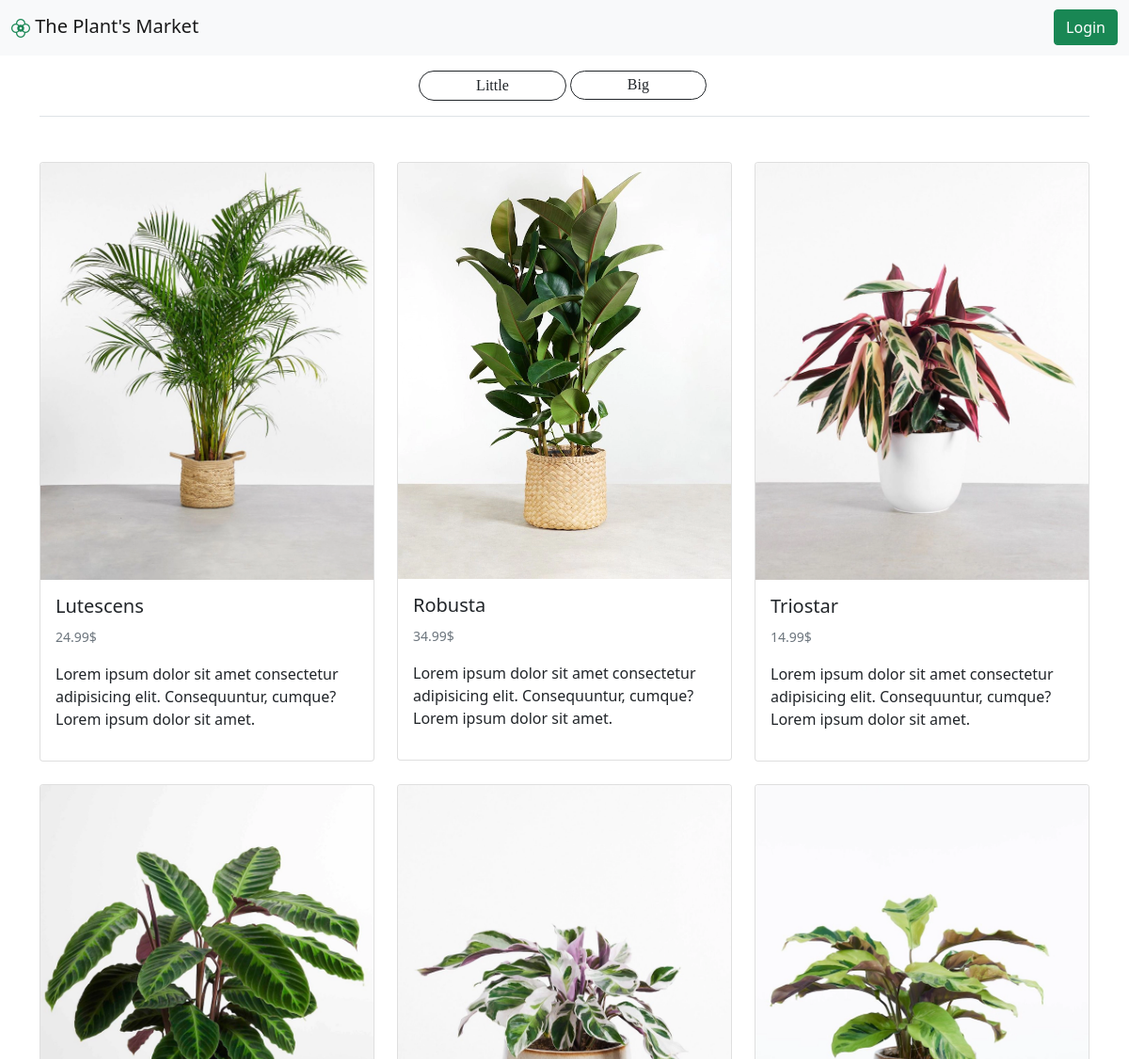
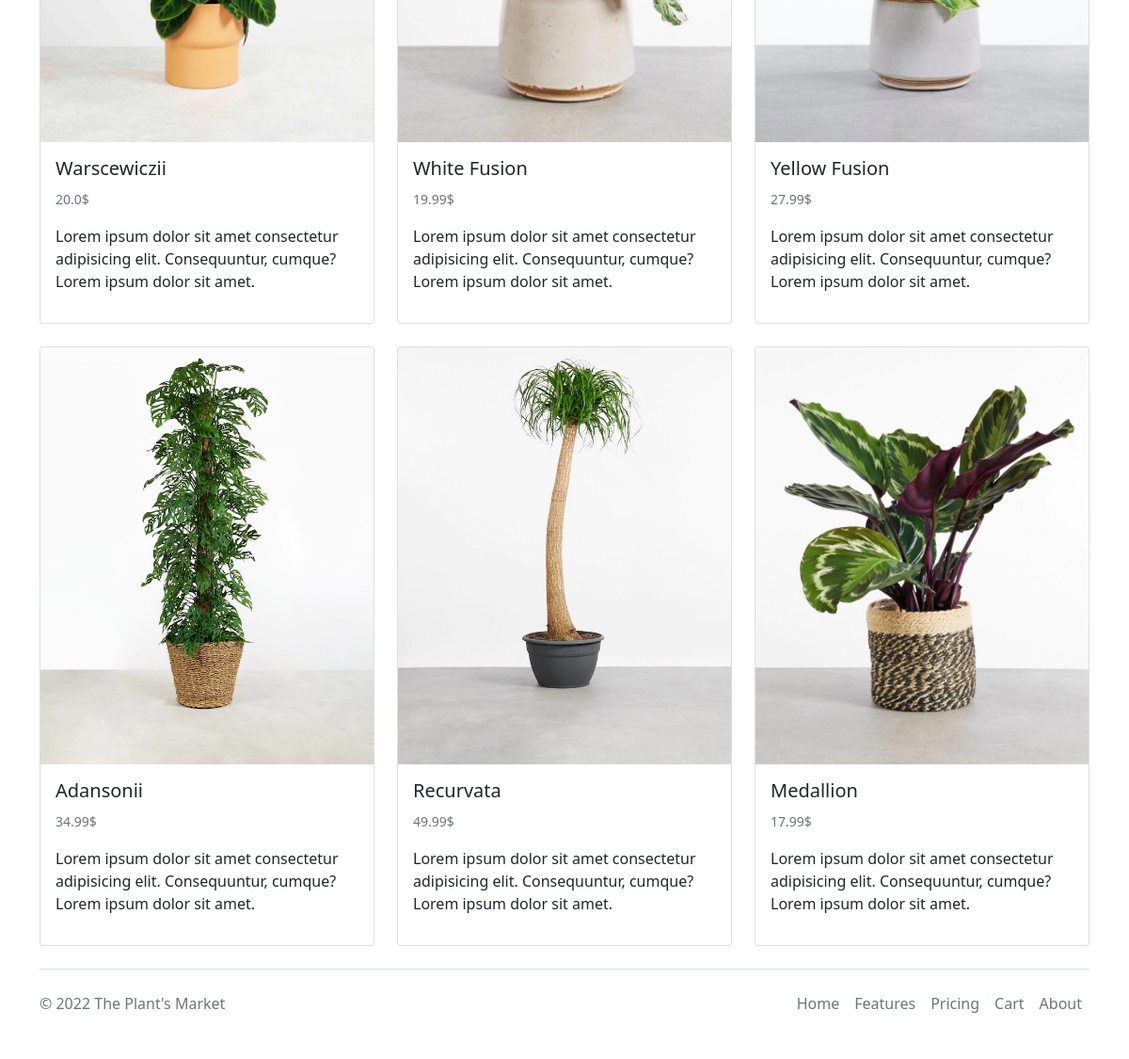
The page / on the database its author committed (2 pictures, top to bottom).
### store/models.py (models this page shows, shortened)
class Category(models.Model):
    name = models.CharField(max_length=100)
    def __str__(self):
        return f"{self.name}"

class Product(models.Model):
    name = models.CharField(max_length=128)
    slug = models.SlugField(max_length=128)
    price = models.FloatField(default=0.0)
    quantity = models.IntegerField(default=0)
    description = models.TextField(blank=True)
    picture = models.ImageField(upload_to='img', blank=False, null=True)
    category = models.ForeignKey(Category, on_delete=models.SET_NULL, null=True)
    def get_absolute_url(self):
        return reverse("product_detail", kwargs={"slug": self.slug})

### store/views.py (the view)
# urls.py: path('', index, name='index'),
def index(request):
    products = Product.objects.all()
    filters = Category.objects.all()
    if request.user.is_authenticated:
        favorites = request.user.favorite.all()
        return render(request, 'store/index.html', context={"products": products, "filters": filters, "favorites": favorites})
    return render(request, 'store/index.html', context={"products": products, "filters": filters})

### store/templates/store/index.html (shortened to what this page needs)
{% extends 'base.html' %}
{% block content %}
    <div class="container">
        {% if filters %}
            <header class="d-flex flex-wrap align-items-center justify-content-center py-3 mb-4 border-bottom">
                <ul class="nav col-auto col-md-auto mb-2 justify-content-center mb-md-0">
                    {% for filter in filters %}
                        <li><a href="{% url 'product_filters' filter %}"
                               class=" btn btn-outline-dark btn-filter rounded-pill px-2 me-1">{{ filter }}</a></li>
                    {% endfor %}
                </ul>
            </header>
        {% endif %}
        <div class="row">
            <div class="col-12">
                <div class="row">
                    {% for product in products|slice:"0:3" %}
                        <div class="col">
                            <div class="card mt-4">
                                <a href="{{ product.get_absolute_url }}">
                                    <img src="{{ product.picture.url }}" alt="{{ product.name }}" class="card-img-top">
                                </a>
                                <div class="card-body">
                                    <a class="text-dark decoration-none" href="{{ product.get_absolute_url }}">
                                        <h5 class="card-title">{{ product.name }}</h5>
                                    </a>
                                    <p class="card-text"><small class="text-muted">{{ product.price }}$</small></p>
                                    <p class="card-text">{{ product.description }}</p>
                                </div>
                            </div>
                        </div>
                    {% endfor %}
                </div>
            </div>
            <div class="col-12">
                <div class="row">
                    {% for product in products|slice:"3:6" %}
                        <div class="col">
                            <div class="card mt-4">
                                <a href="{{ product.get_absolute_url }}">
                                    <img src="{{ product.picture.url }}" alt="{{ product.name }}" class="card-img-top">
                                </a>
                                <div class="card-body">
                                    <a class="text-dark decoration-none" href="{{ product.get_absolute_url }}">
                                        <h5 class="card-title">{{ product.name }}</h5>
                                    </a>
                                    <p class="card-text"><small class="text-muted">{{ product.price }}$</small></p>
                                    <p class="card-text">{{ product.description }}</p>
                                </div>
                            </div>
                        </div>
                    {% endfor %}
                </div>
            </div>
            <div class="col-12">
                <div class="row">
                    {% for product in products|slice:"6:9" %}
                        <div class="col">
                            <div class="card mt-4">
                                <a href="{{ product.get_absolute_url }}">
                                    <img src="{{ product.picture.url }}" alt="{{ product.name }}" class="card-img-top">
                                </a>
                                <div class="card-body">
                                    <a class="text-dark decoration-none" href="{{ product.get_absolute_url }}">
                                        <h5 class="card-title">{{ product.name }}</h5>
                                    </a>
                                    <p class="card-text"><small class="text-muted">{{ product.price }}$</small></p>
                                    <p class="card-text">{{ product.description }}</p>
                                </div>
                            </div>
                        </div>
                    {% endfor %}
                </div>
            </div>
        </div>
    </div>
{% endblock %}

### store/static/css/custom.css (style rules this page uses)
.decoration-none { text-decoration: none; }
.btn-filter { text-decoration: none; padding: 2% 20%; border-radius: 25%; font-family: Poppins; padding-left: 5vmin !important; padding-right: 5vmin !important; }

### rows shown on the page
Category: name "Little"
Category: name "Big"
Product: picture (picture), name "Lutescens", price "24.99", description "Lorem ipsum dolor sit amet consectetur adipisicing elit. Consequuntur, cumque? Lorem ipsum dolor sit amet."
Product: picture (picture), name "Robusta", price "34.99", description "Lorem ipsum dolor sit amet consectetur adipisicing elit. Consequuntur, cumque? Lorem ipsum dolor sit amet."
Product: picture (picture), name "Triostar", price "14.99", description "Lorem ipsum dolor sit amet consectetur adipisicing elit. Consequuntur, cumque? Lorem ipsum dolor sit amet."
Product: picture (picture), name "Warscewiczii", price "20.0", description "Lorem ipsum dolor sit amet consectetur adipisicing elit. Consequuntur, cumque? Lorem ipsum dolor sit amet."
Product: picture (picture), name "White Fusion", price "19.99", description "Lorem ipsum dolor sit amet consectetur adipisicing elit. Consequuntur, cumque? Lorem ipsum dolor sit amet."
Product: picture (picture), name "Yellow Fusion", price "27.99", description "Lorem ipsum dolor sit amet consectetur adipisicing elit. Consequuntur, cumque? Lorem ipsum dolor sit amet."
Product: picture (picture), name "Adansonii", price "34.99", description "Lorem ipsum dolor sit amet consectetur adipisicing elit. Consequuntur, cumque? Lorem ipsum dolor sit amet."
Product: picture (picture), name "Recurvata", price "49.99", description "Lorem ipsum dolor sit amet consectetur adipisicing elit. Consequuntur, cumque? Lorem ipsum dolor sit amet."
Product: picture (picture), name "Medallion", price "17.99", description "Lorem ipsum dolor sit amet consectetur adipisicing elit. Consequuntur, cumque? Lorem ipsum dolor sit amet."
